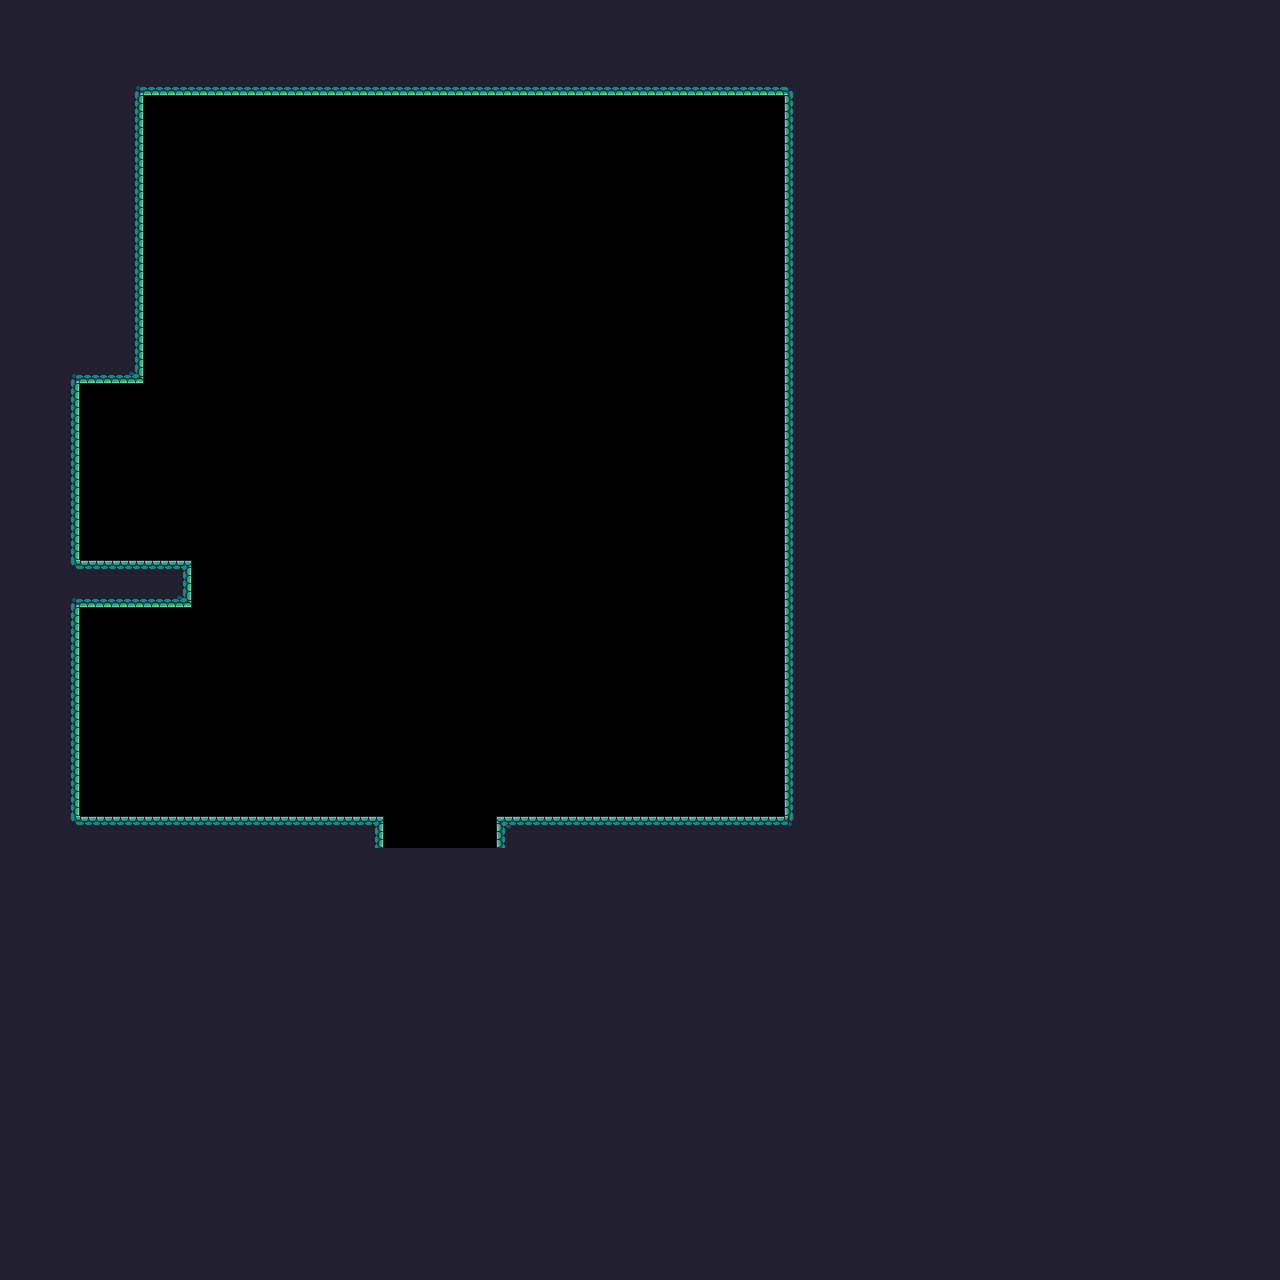

A 2D game scene composited from a Tiled map and its tileset images. What follows is a short description and the map's XML, with each tile layer's data collapsed to a summary:
An orthogonal 80x80 tile map with 16x16 px tiles, 1 tile layer (blocks) and 30 objects.

<map version="1.2" tiledversion="1.3.3" orientation="orthogonal" renderorder="right-down" width="80" height="80" tilewidth="16" tileheight="16" infinite="0" nextlayerid="12" nextobjectid="304">
 <editorsettings>
  <export target="../src/assets/levels/level1_9.json" format="json" />
 </editorsettings>
 <tileset firstgid="1" name="TerrainTileset" tilewidth="16" tileheight="16" tilecount="242" columns="22">
  <image source="../src/assets/raw/Terrain/Terrain (16x16).png" width="352" height="176" />
 </tileset>
 <objectgroup id="8" name="trampolines">
  <object id="278" x="352.614" y="800">
   <point />
  </object>
  <object id="279" x="528.614" y="800">
   <point />
  </object>
  <object id="280" x="656.614" y="800">
   <point />
  </object>
  <object id="281" x="224.614" y="800">
   <point />
  </object>
 </objectgroup>
 <objectgroup id="5" name="player">
  <object id="13" x="128" y="448.655">
   <point />
  </object>
 </objectgroup>
 <objectgroup id="6" name="fruits">
  <object id="285" x="272.614" y="240">
   <point />
  </object>
  <object id="286" x="480.614" y="240">
   <point />
  </object>
  <object id="287" x="416.614" y="240">
   <point />
  </object>
  <object id="289" x="336.614" y="240">
   <point />
  </object>
  <object id="290" x="368.614" y="304">
   <point />
  </object>
  <object id="291" x="448.614" y="304">
   <point />
  </object>
  <object id="292" x="288.614" y="304">
   <point />
  </object>
  <object id="293" x="560.614" y="240">
   <point />
  </object>
  <object id="294" x="528.614" y="304">
   <point />
  </object>
  <object id="296" x="640.614" y="240">
   <point />
  </object>
  <object id="297" x="608.614" y="304">
   <point />
  </object>
 </objectgroup>
 <objectgroup id="7" name="spikes">
  <object id="282" x="592.614" y="800">
   <point />
  </object>
  <object id="283" x="288.614" y="800">
   <point />
  </object>
 </objectgroup>
 <objectgroup id="9" name="saws">
  <properties>
   <property name="reverse" type="bool" value="true" />
  </properties>
  <object id="302" x="83.8337" y="49.9235" width="630.166" />
 </objectgroup>
 <objectgroup id="3" name="checkpoint">
  <object id="9" x="720.614" y="768">
   <point />
  </object>
 </objectgroup>
 <objectgroup id="2" name="boxes">
  <object id="1" gid="159" x="569.358" y="692.893" width="16" height="16" />
  <object id="2" gid="159" x="570.367" y="693.902" width="16" height="16" />
  <object id="3" gid="159" x="570.367" y="693.902" width="16" height="16" />
  <object id="5" gid="159" x="224.164" y="724.182" width="16" height="16" />
  <object id="6" gid="159" x="193.884" y="711.061" width="16" height="16" />
  <object id="7" gid="159" x="214.071" y="719.136" width="16" height="16" />
 </objectgroup>
 <objectgroup id="10" name="fallingPlatforms">
  <object id="299" x="336.614" y="400">
   <point />
  </object>
  <object id="300" x="448.614" y="400">
   <point />
  </object>
  <object id="301" x="560.614" y="400">
   <point />
  </object>
 </objectgroup>
 <objectgroup id="11" name="bottomLine">
  <object id="303" x="300.483" y="843.047" width="301.425" height="16.9551" />
 </objectgroup>
 <layer id="1" name="blocks" width="80" height="80">
  <data>[6400 cells, 4499 non-empty, 13 distinct tile ids]</data>
 </layer>
</map>
